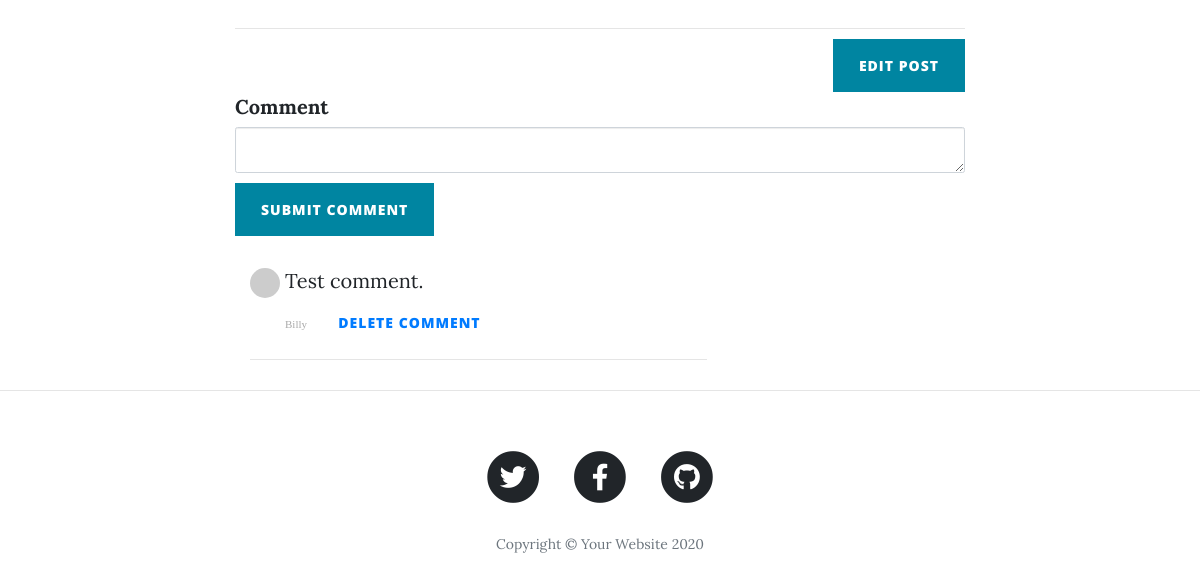
Before: /post/1 (signed in, lower part) with the older database file.
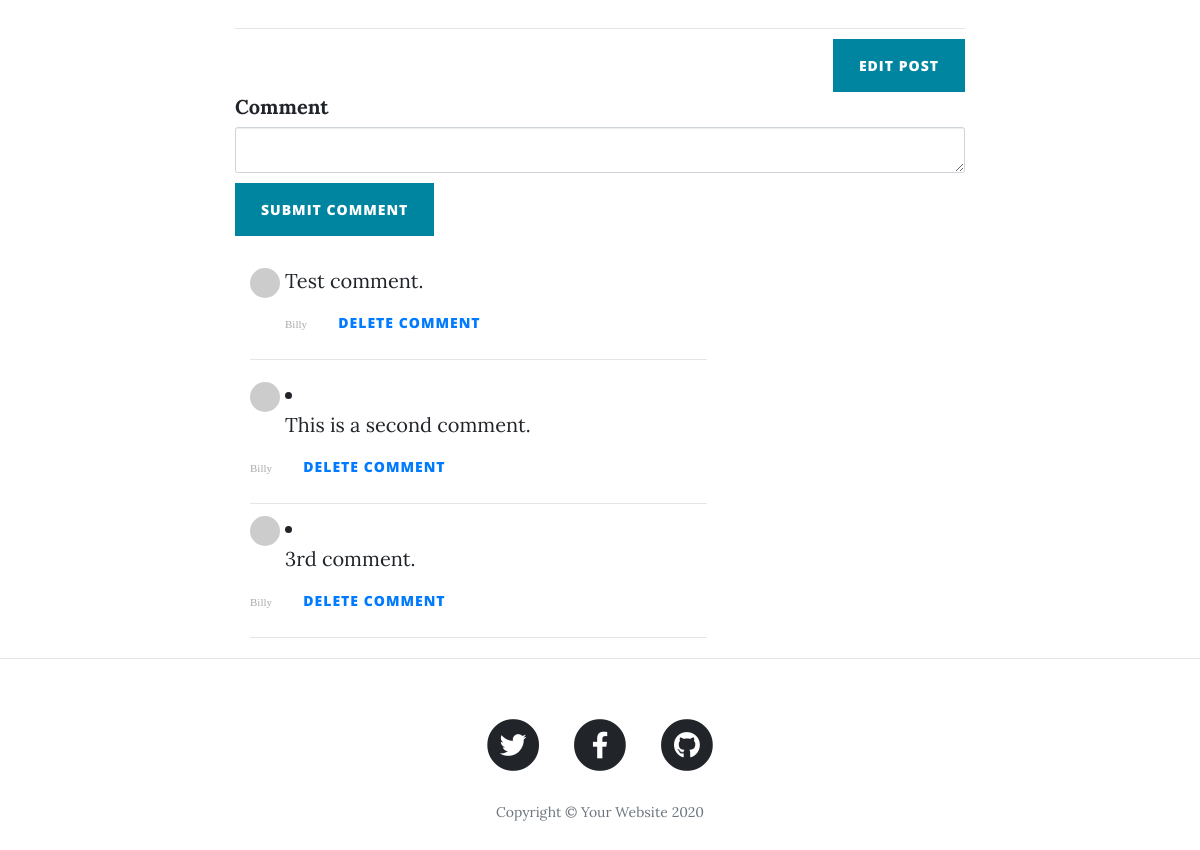
After: the same page with the newer database file.
### main.py (models this page shows)
class CommentPost(db.Model):
    __tablename__ = "comments"
    id = db.Column(db.Integer, primary_key=True)
    text = db.Column(db.Text, nullable=False)
    author_id = db.Column(db.Integer, db.ForeignKey('users.id'))
    comment_author = relationship("User", back_populates="comments")
    post_id = db.Column(db.Integer, db.ForeignKey("blog_posts.id"))
    parent_post = relationship("BlogPost", back_populates="comments")

class User(UserMixin, db.Model):
    __tablename__ = "users"
    id = db.Column(db.Integer, primary_key=True)
    email = db.Column(db.String(100), unique=True)
    password = db.Column(db.String(100))
    name = db.Column(db.String(100))
    posts = relationship("BlogPost", back_populates="author")
    comments = relationship("CommentPost", back_populates="comment_author")

### main.py (the view, shortened to what this page needs)
@app.route("/post/<int:post_id>", methods=["GET", "POST"])
def show_post(post_id):
    form = CommentForm()
    requested_post = BlogPost.query.get(post_id)
    all_comments = CommentPost.query.all()
    return render_template("post.html", post=requested_post, form=form, current_user=current_user,
                           all_comments=all_comments)

### forms.py
class CommentForm(FlaskForm):
    body = CKEditorField("Comment", validators=[DataRequired()])
    submit = SubmitField("Submit Comment")

### main.py (called while the page is built)
@login_manager.user_loader
def load_user(id):
    return User.query.get(id)

### templates/post.html (shortened to what this page needs)
{% extends 'bootstrap/base.html' %}
{% import "bootstrap/wtf.html" as wtf %}
{% block content %}
{% include "header.html" %}
  <article>
    <div class="container">
      <div class="row">
        <div class="col-lg-8 col-md-10 mx-auto">
          <hr>
          {% if current_user.id == 1 and current_user.is_authenticated %}
            <div class="clearfix">
            <a class="btn btn-primary float-right" href="{{url_for('edit_post', post_id=post.id)}}">Edit Post</a>
            </div>
          {% endif %}
          {{ wtf.quick_form(form, novalidate=True, button_map={"submit": "primary"}) }}
          <div class="col-lg-8 col-md-10 mx-auto comment">
              <ul class="commentList">
                {% for comment in all_comments %}
                <li>
                  <div class="commenterImage">
                    <img src="{{ comment.comment_author.email | gravatar }}"/>
                  </div>
                  <div class="commentText">
                    {{ comment.text|safe }}
                    <span class="date sub-text">{{ comment.comment_author.name }}</span>
                    {% if current_user.id == comment.author_id and current_user.is_authenticated or
                    current_user.id == 1 %}
                      <a class="btn btn-link" href="{{url_for('delete_comment', comment_id=comment.id,
                      post_id=post.id )}}">Delete Comment</a>
                    {% endif %}
                  </div>
                  <hr/>
                </li>
              </ul>
                {% endfor %}
            </div>
          </div>
      </div>
    </div>
  </article>
  <hr>
{% include "footer.html" %}
{% endblock %}

Changed rows visible on the page:
added CommentPost: text "This is a second comment.", comment_author.name "Billy"
added CommentPost: text "3rd comment.", comment_author.name "Billy"
